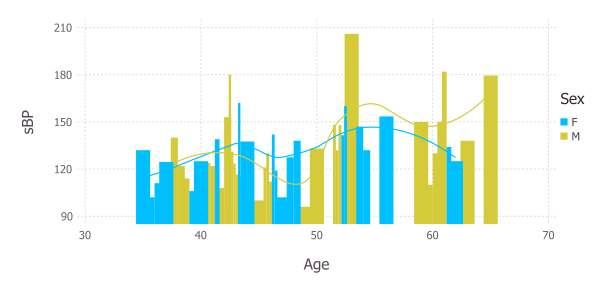

Julia code for this plot:
using Gadfly, DataFrames
df = readtable("medical.csv")
print("size is ", size(df)) #> size is (50,7)
df[1:3, 1:size(df,2)]
# data sample:
# IX	Sex	Age	sBP	    dBP	  Drink	BMI
# 0	1	39	106.0	70.0	0	26.97
# 1	2	46	121.0	81.0	0	28.73
# 2	1	48	127.5	80.0	1	25.34

# transforming the data:
df[:Sex] = ifelse(df[:Sex].==1, "F", "M") 
df[:Drink] = ifelse(df[:Drink].==1, "Y", "N")
df[1:3, 1:size(df,2)]
# transformed data sample:
# IX	Sex	Age	sBP	    dBP	  Drink	BMI
# 0	F	39	106.0	70.0	N	26.97
# 1	M	46	121.0	81.0	N	28.73
# 2	F	48	127.5	80.0	Y	25.34

describe(df)
# IX
# Min      0.0
# 1st Qu.  12.25
# Median   24.5
# Mean     24.5
# 3rd Qu.  36.75
# Max      49.0
# NAs      0
# NA%      0.0%

# Sex
# Length  50
# Type    ASCIIString
# NAs     0
# NA%     0.0%
# Unique  2

# Age
# Min      35.0
# 1st Qu.  42.0
# Median   46.0
# Mean     47.86
# 3rd Qu.  52.75
# Max      65.0
# NAs      0
# NA%      0.0%

# sBP
# Min      96.0
# 1st Qu.  119.5
# Median   131.5
# Mean     133.5
# 3rd Qu.  145.75
# Max      206.0
# NAs      0
# NA%      0.0%

# dBP
# Min      63.0
# 1st Qu.  76.375
# Median   84.25
# Mean     84.86
# 3rd Qu.  90.75
# Max      121.0
# NAs      0
# NA%      0.0%

# Drink
# Length  50
# Type    ASCIIString
# NAs     0
# NA%     0.0%
# Unique  2

# BMI
# Min      18.59
# 1st Qu.  23.25
# Median   26.15
# Mean     26.374200000000002
# 3rd Qu.  28.472499999999997
# Max      40.11
# NAs      0
# NA%      0.0%

# And the standard deviations
["Age" std(df[:Age]) "sBP" std(df[:sBP]) "dBP" std(df[:dBP]) "BMI" std(df[:BMI])]
# 1x8 Array{Any,2}:
#  "Age"  8.1941  "sBP"  22.6628  "dBP"  12.5921  "BMI"  4.41216

set_default_plot_size(20cm, 12cm)
plot(df, x="Age", y="sBP", color="Sex", Geom.smooth, Geom.bar(position=:dodge))
pl = plot(df, x="Age", y="sBP", color="Sex", Geom.smooth, Geom.bar(position=:dodge))
draw(PDF("medical.pdf", 6inch, 3inch), pl)
